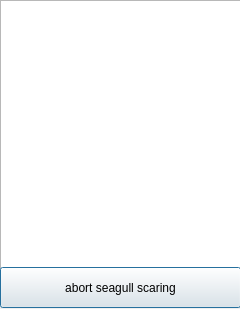
<?xml version="1.0" encoding="UTF-8"?>
<ui version="4.0">
 <class>Dialog</class>
 <widget class="QDialog" name="Dialog">
  <property name="geometry">
   <rect>
    <x>0</x>
    <y>0</y>
    <width>240</width>
    <height>309</height>
   </rect>
  </property>
  <property name="windowTitle">
   <string>Autostart</string>
  </property>
  <widget class="QTextEdit" name="countdown">
   <property name="geometry">
    <rect>
     <x>0</x>
     <y>0</y>
     <width>241</width>
     <height>271</height>
    </rect>
   </property>
  </widget>
  <widget class="QPushButton" name="abort_button">
   <property name="geometry">
    <rect>
     <x>0</x>
     <y>267</y>
     <width>241</width>
     <height>41</height>
    </rect>
   </property>
   <property name="toolTip">
    <string>Abort the automatic seagull scaring.</string>
   </property>
   <property name="text">
    <string>abort seagull scaring</string>
   </property>
  </widget>
 </widget>
 <resources/>
 <connections/>
</ui>
